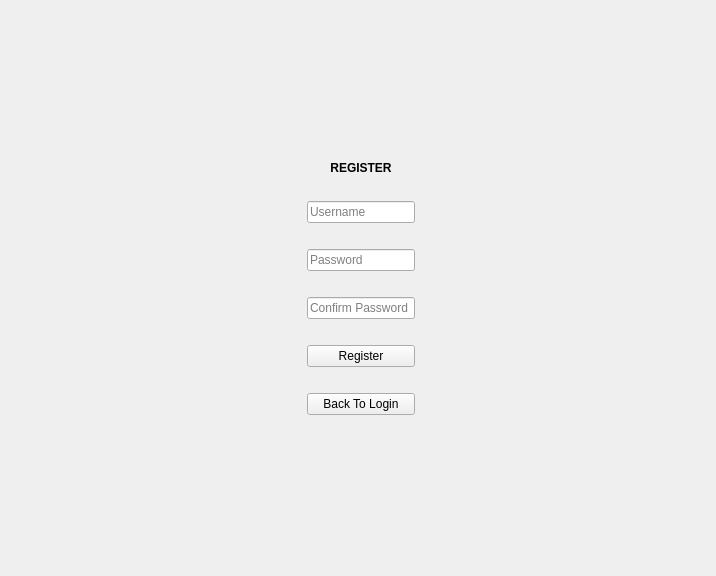
      <widget class="QWidget" name="register_page">
       <property name="sizePolicy">
        <sizepolicy hsizetype="Preferred" vsizetype="Preferred">
         <horstretch>0</horstretch>
         <verstretch>0</verstretch>
        </sizepolicy>
       </property>
       <layout class="QGridLayout" name="gridLayout_3">
        <item row="1" column="2">
         <spacer name="h_space_r2">
          <property name="orientation">
           <enum>Qt::Horizontal</enum>
          </property>
          <property name="sizeType">
           <enum>QSizePolicy::Preferred</enum>
          </property>
          <property name="sizeHint" stdset="0">
           <size>
            <width>290</width>
            <height>20</height>
           </size>
          </property>
         </spacer>
        </item>
        <item row="2" column="1">
         <spacer name="v_space_r1">
          <property name="orientation">
           <enum>Qt::Vertical</enum>
          </property>
          <property name="sizeType">
           <enum>QSizePolicy::Preferred</enum>
          </property>
          <property name="sizeHint" stdset="0">
           <size>
            <width>20</width>
            <height>150</height>
           </size>
          </property>
         </spacer>
        </item>
        <item row="1" column="1">
         <layout class="QVBoxLayout" name="v_box_re">
          <item>
           <layout class="QFormLayout" name="f_box_re">
            <property name="verticalSpacing">
             <number>26</number>
            </property>
            <item row="0" column="1">
             <widget class="QLabel" name="register_text">
              <property name="sizePolicy">
               <sizepolicy hsizetype="Expanding" vsizetype="Fixed">
                <horstretch>0</horstretch>
                <verstretch>0</verstretch>
               </sizepolicy>
              </property>
              <property name="font">
               <font>
                <pointsize>9</pointsize>
                <weight>75</weight>
                <bold>true</bold>
               </font>
              </property>
              <property name="text">
               <string>REGISTER</string>
              </property>
              <property name="alignment">
               <set>Qt::AlignCenter</set>
              </property>
             </widget>
            </item>
            <item row="3" column="1">
             <widget class="QLineEdit" name="conpassword_edit">
              <property name="echoMode">
               <enum>QLineEdit::Password</enum>
              </property>
              <property name="placeholderText">
               <string>Confirm Password </string>
              </property>
             </widget>
            </item>
            <item row="2" column="1">
             <widget class="QLineEdit" name="registerpassword_edit">
              <property name="echoMode">
               <enum>QLineEdit::Password</enum>
              </property>
              <property name="placeholderText">
               <string>Password</string>
              </property>
             </widget>
            </item>
            <item row="1" column="1">
             <widget class="QLineEdit" name="registerusername_edit">
              <property name="placeholderText">
               <string>Username</string>
              </property>
             </widget>
            </item>
            <item row="5" column="1">
             <widget class="QPushButton" name="backtologin_button">
              <property name="text">
               <string>Back To Login</string>
              </property>
             </widget>
            </item>
            <item row="4" column="1">
             <widget class="QPushButton" name="register_button_2">
              <property name="text">
               <string>Register</string>
              </property>
             </widget>
            </item>
           </layout>
          </item>
         </layout>
        </item>
        <item row="1" column="0">
         <spacer name="h_space_r1">
          <property name="orientation">
           <enum>Qt::Horizontal</enum>
          </property>
          <property name="sizeType">
           <enum>QSizePolicy::Preferred</enum>
          </property>
          <property name="sizeHint" stdset="0">
           <size>
            <width>290</width>
            <height>20</height>
           </size>
          </property>
         </spacer>
        </item>
        <item row="0" column="1">
         <spacer name="v_space_r2">
          <property name="orientation">
           <enum>Qt::Vertical</enum>
          </property>
          <property name="sizeType">
           <enum>QSizePolicy::Preferred</enum>
          </property>
          <property name="sizeHint" stdset="0">
           <size>
            <width>20</width>
            <height>150</height>
           </size>
          </property>
         </spacer>
        </item>
       </layout>
      </widget>
